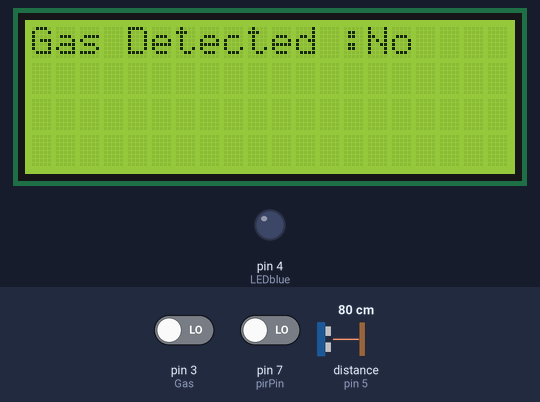
A sketch run on a simulated Arduino Uno, built with avr-gcc and run on an emulated ATmega328P. On the bench: 20×4 character LCD, output pins drawn as LEDs (lit = HIGH). Wiring (inferred from the names in the program): ultrasonic range finder: trigger pin 6; echo pin 5. The test bench sets the inputs (shaded band); at power-on: pin 3 (Gas) LOW, pin 7 (pirPin) LOW, distance to the obstacle (sensor on pin 5) 80 cm. The echo pulse lasts 58.3 µs per cm; pins used as bus, display or sensor lines are not drawn; what the sketch prints to the serial monitor is not drawn.

Above: at 1.2 s.
1.3 s: pin 3 (Gas) driven HIGH
At 6.3 s:
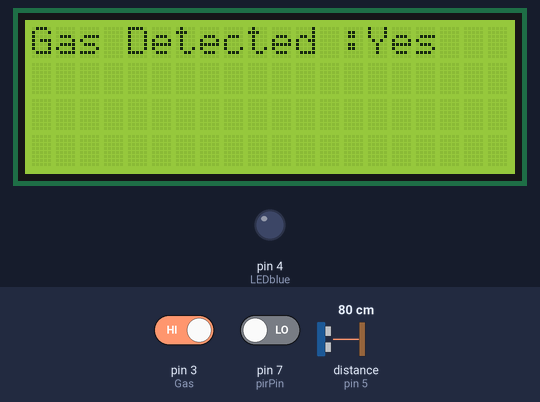
7.3 s: pin 7 (pirPin) driven HIGH
At 10.4 s:
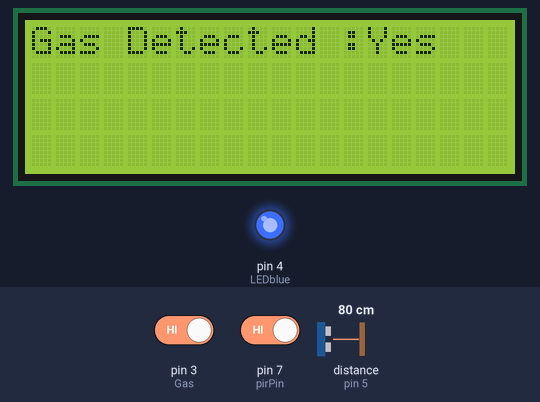
13.3 s: pin 3 (Gas) driven LOW
At 15.6 s:
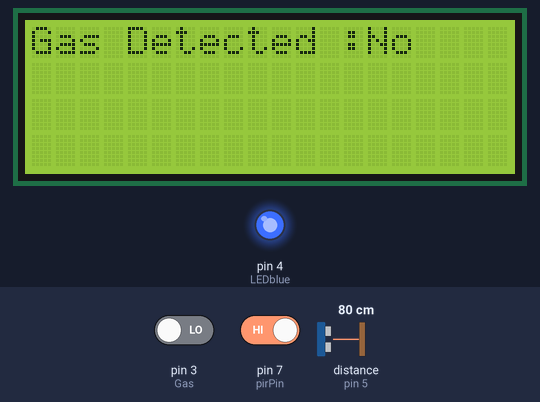
30.1 s: pin 7 (pirPin) driven LOW
At 31.3 s:
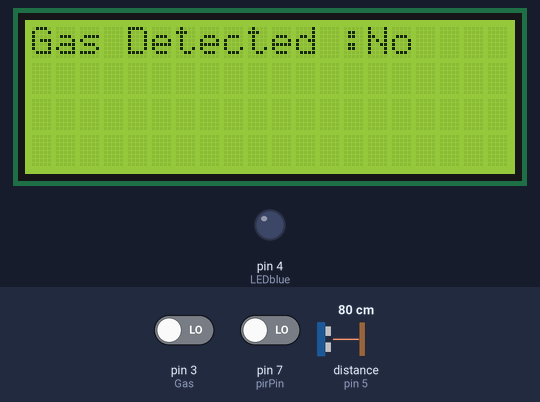
Timing chart, 0 to 33.1 s (numbered marks = the images above; inputs shaded):
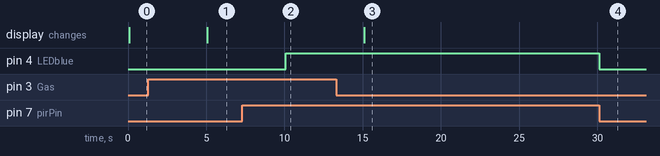

Measured:
- after the input at 1.3 s, the display: changes after 3.8 s (image 1)
- after the input at 7.3 s, pin 4 (LEDblue): LOW → HIGH after 2.8 s
- after the input at 13.3 s, the display: changes after 1.8 s (image 3)
- after the input at 30.1 s, pin 4 (LEDblue): HIGH → LOW at once

The sketch:

SAFETY_MANAGEMENT_IN_A_FACTORY.ino
```cpp
#include <LiquidCrystal.h>

const int pingPin = 6; // Trigger Pin of Ultrasonic Sensor
const int echoPin = 5; // Echo Pin of Ultrasonic Sensor
long duration;
int distanceCm;
int oldValue = 0 , newValue = 0;

//PIR sensor
#define pirPin 7
int LEDblue = 4;
int PIRValue = 0;

//Gas Sensor
// initialize the library with the numbers of the interface pins
LiquidCrystal lcd(13, 12, 11, 10, 9, 8);
int Gas = 3;

void setup()
{
  Serial.begin(9600); // Starting Serial Terminal

  pinMode(pingPin, OUTPUT);
  pinMode(echoPin, INPUT);

  //PIR Sensor
  pinMode(pirPin, INPUT);
  pinMode(LEDblue, OUTPUT);

  //gas sensor
  // set up the LCD's number of columns and rows:
  lcd.begin(20, 4);
  // Print a message to the LCD.
  lcd.setCursor(0,0);
  lcd.print("Gas Detected :");
  pinMode(Gas , INPUT);
}

void loop()
{
  //Ultrasonic Sensor
  digitalWrite(pingPin, LOW);
  delayMicroseconds(2);
  digitalWrite(pingPin, HIGH);
  delayMicroseconds(10);
  digitalWrite(pingPin, LOW);
  duration = pulseIn(echoPin, HIGH);
  distanceCm = duration * 0.0340 / 2;
  newValue = distanceCm;
  if(newValue != oldValue)
  {
    Serial.print(distanceCm);
    Serial.print("|");
    oldValue = newValue;
  }
  else{
    Serial.print(distanceCm);
    Serial.print("|");
  }

  //Gas Sensor
  {if(digitalRead(Gas) == HIGH){
    lcd.setCursor(14,0);
    lcd.print("Yes");
    Serial.print("Yes ");
    Serial.print("|");
  }
  else{
    lcd.setCursor(14,0);
    lcd.print("No ");
    Serial.print("No ");
    Serial.print("|");
  }}

  //PIR Sensor
  {if(digitalRead(pirPin) == HIGH){
      PIRValue = 1;
      digitalWrite(LEDblue, HIGH);
      Serial.print("Motion-detected ");
      Serial.print("|");
  }
  else{
      PIRValue = 0;
      digitalWrite(LEDblue, LOW);
      Serial.print("Motion-ended ");
      Serial.print("|");
    }
  }

  delay(5000);
  system("cls");
}
```
